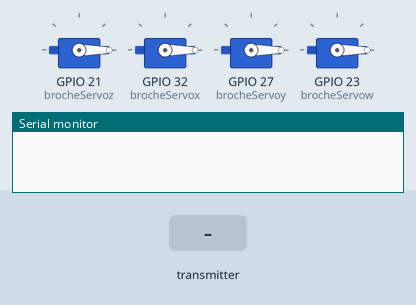
Simulated run of this sketch. Board: ESP32. On the bench: 4 × servo, the last lines printed to the serial monitor. Inputs (shaded band) come from the test bench.

Above: at 1.2 s.
1.3 s: the transmitter starts sending a = 1024
At 2.3 s:
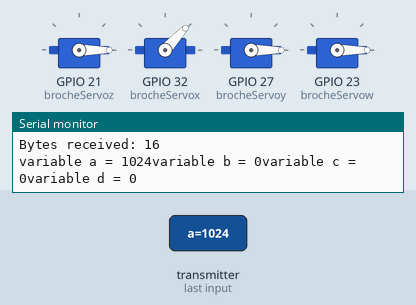
2.8 s: the transmitter starts sending b = 1024
At 3.5 s:
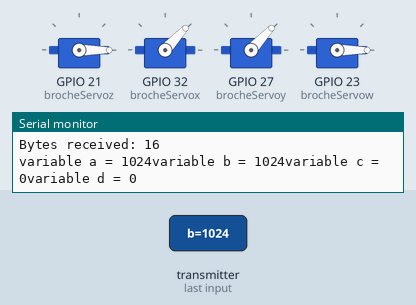
4.3 s: the transmitter starts sending c = 1024
At 4.7 s:
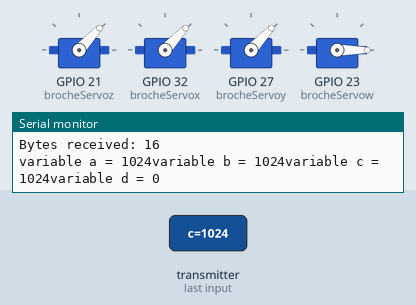
5.8 s: the transmitter starts sending d = 1024
At 7.0 s:
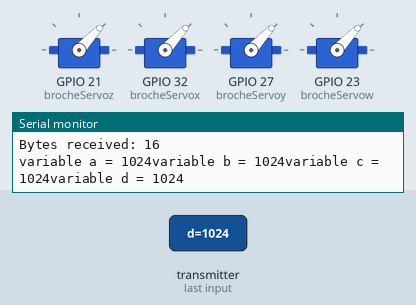
7.3 s: the transmitter starts sending a = 0
At 8.3 s:
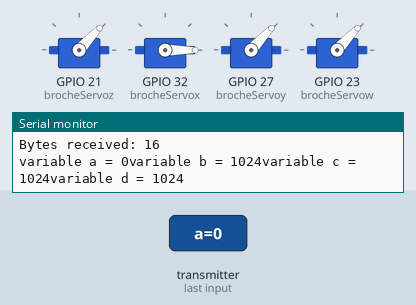
8.8 s: the transmitter starts sending b = 0
At 9.5 s:
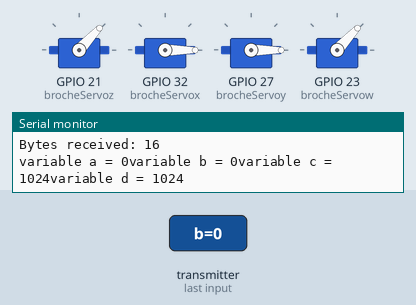
Timing chart, 0 to 11.3 s (numbered marks = the images above; inputs shaded):
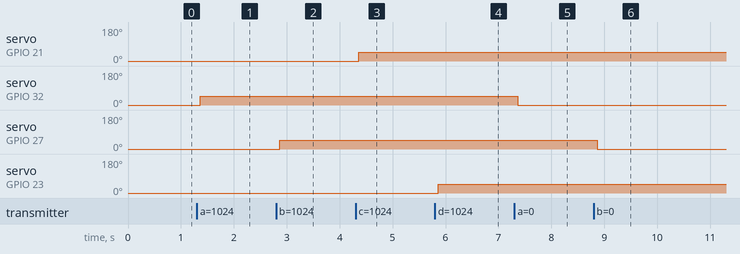

Measured:
- after the input at 1.3 s, servo on GPIO 32 (brocheServox): 0° → 47° after 0.06 s
- after the input at 2.8 s, servo on GPIO 27 (brocheServoy): 0° → 47° after 0.06 s
- after the input at 4.3 s, servo on GPIO 21 (brocheServoz): 0° → 47° after 0.06 s
- after the input at 5.8 s, servo on GPIO 23 (brocheServow): 0° → 47° after 0.07 s
- after the input at 7.3 s, servo on GPIO 32 (brocheServox): 47° → 0° after 0.07 s
- after the input at 8.8 s, servo on GPIO 27 (brocheServoy): 47° → 0° after 0.07 s

The sketch:

recivefinal.ino
```cpp
#include <esp_now.h>
#include <WiFi.h>
#include <ESP32Servo.h>

Servo monServox;
Servo monServoy;
Servo monServoz;
Servo monServow;
  int angle_x = 30;
  int angle_y = 30;
  int angle_z = 30;
  int angle_w = 30;

const int brocheServox = 32;
const int brocheServoy = 27;
const int brocheServoz = 21;
const int brocheServow = 23;

// Structure example to receive data
// Must match the sender structure
typedef struct struct_message {
    int a;
    int b;
    int c;
    int d;
} struct_message;

// Create a struct_message called myData
struct_message myData;

// callback function that will be executed when data is received
void OnDataRecv(const uint8_t * mac, const uint8_t *incomingData, int len) {
  memcpy(&myData, incomingData, sizeof(myData));
  Serial.print("Bytes received: ");
  Serial.println(len);

  Serial.print("variable a = ");
  Serial.print(myData.a);

  Serial.print("variable b = ");
  Serial.print(myData.b);

   Serial.print("variable c = ");
  Serial.print(myData.c);

   Serial.print("variable d = ");
  Serial.print(myData.d);
  Serial.println();
}

void setup() {
  // Initialize Serial Monitor
  Serial.begin(115200);
  monServoz.attach(brocheServoz);
  monServox.attach(brocheServox);
  monServoy.attach(brocheServoy);
  monServow.attach(brocheServow);
  // Set device as a Wi-Fi Station
  WiFi.mode(WIFI_STA);

  // Init ESP-NOW
  if (esp_now_init() != ESP_OK) {
    Serial.println("Error initializing ESP-NOW");
   angle_x = 30;
   angle_y = 30;
   angle_z = 30;
   angle_w = 30;
    return;
  }

  // Once ESPNow is successfully Init, we will register for recv CB to
  // get recv packer info
  esp_now_register_recv_cb(OnDataRecv);
}

void loop() {
   angle_x = myData.a;
   angle_y = myData.b;
   angle_z = myData.c;
   angle_w = myData.d;
monServox.write(angle_x);
monServoy.write(angle_y);
monServoz.write(angle_z);
monServow.write(angle_w);
delay(20);
}
```
